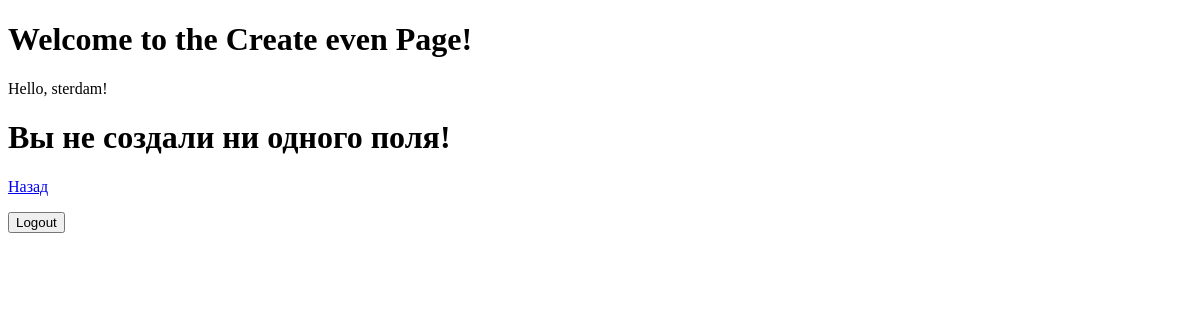
/booking/create_event/ (signed in), run on an earlier commit of the app's database.
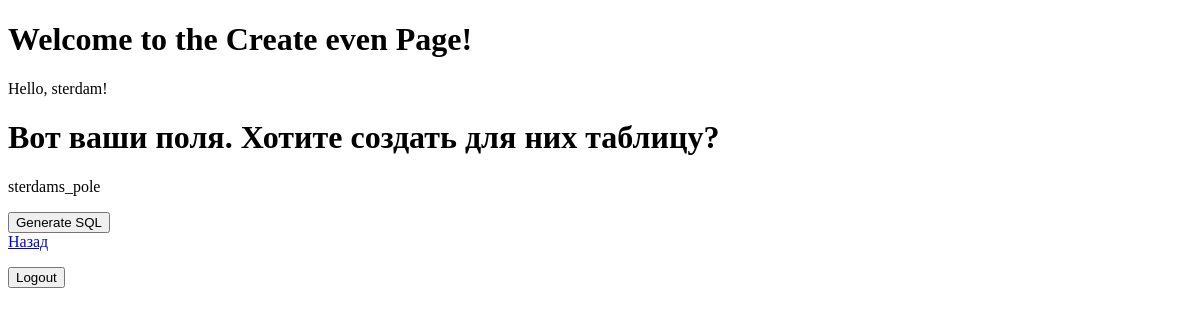
And on a later commit of the database.
### booking/models.py (models this page shows, shortened)
class NewField(models.Model):
    field_name = models.CharField(max_length=100, verbose_name="Название поля", help_text="Введите название поля, которое будет в таблице")
    created_by = models.ForeignKey(User, on_delete=models.SET_NULL, null=True, blank=True)

### booking/views.py (the view)
# urls.py: path('create_event/', views.create_event, name='create_event'),
def create_event(request):
    if not request.user.is_authenticated:
        return redirect('login')
    db_book = DataBaseBooking()
    col_names = db_book.get_table(request.user.username)[1]
    all_fields = [i.field_name for i in NewField.objects.filter(created_by=request.user.id)]
    if not db_book.if_table(request.user.username):
        return render(request, 'create_event.html',{'fields': all_fields})
    else:
        return render(request, 'create_event.html', {'message': 'Exists', 'fields': col_names[1:], 'output': col_names})

### main.py (called while the page is built)
    def if_table(self, table_name):
        with self.db as con:
            some_sql = con.execute(f"SELECT name FROM sqlite_master WHERE type='table' AND name='{table_name}'")
        return some_sql.fetchall()

    def get_table(self, table_name):
        with self.db as con:
            some_sql = con.execute(f"PRAGMA table_info('{table_name}')")
            column_names = [i[1] for i in some_sql.fetchall()]
            return table_name, column_names

### booking/templates/create_event.html (shortened to what this page needs)
<!DOCTYPE html>
<html lang="en">
<head>
</head>
<body>
    <h1>Welcome to the Create even Page!</h1>
    {% if user.is_authenticated %}
        <p>Hello, {{ user.username }}!</p>
        {% if message != 'Exists' %}
            {% if fields %}
            <h1>Вот ваши поля. Хотите создать для них таблицу?</h1>
            {% for f in fields %}
                <p>{{ f }}</p>
            {% endfor %}
            <form action="{% url 'create_event_conformation' %}" method="post">
                <button type="submit">Generate SQL</button>
                </form>
            {% else %}
                <h1>Вы не создали ни одного поля!</h1>
            {% endif %}
        {% endif %}
        <a href="{% url 'index' %}">
                <div class="back">Назад</div>
        </a>
        <form action="{% url 'logout' %}" method="post">
            <button type="submit">Logout</button>
        </form>
    {% else %}
        <p>Please <a href="{% url 'login' %}">login</a>.</p>
    {% endif %}
</body>
</html>

What changed in the data, as far as the page shows it:
added NewField: fields "sterdams_pole"
Also different on the page:
text no longer shown: "Вы не создали ни одного поля!"
text now shown: "Вот ваши поля. Хотите создать для них таблицу? Generate SQL"
